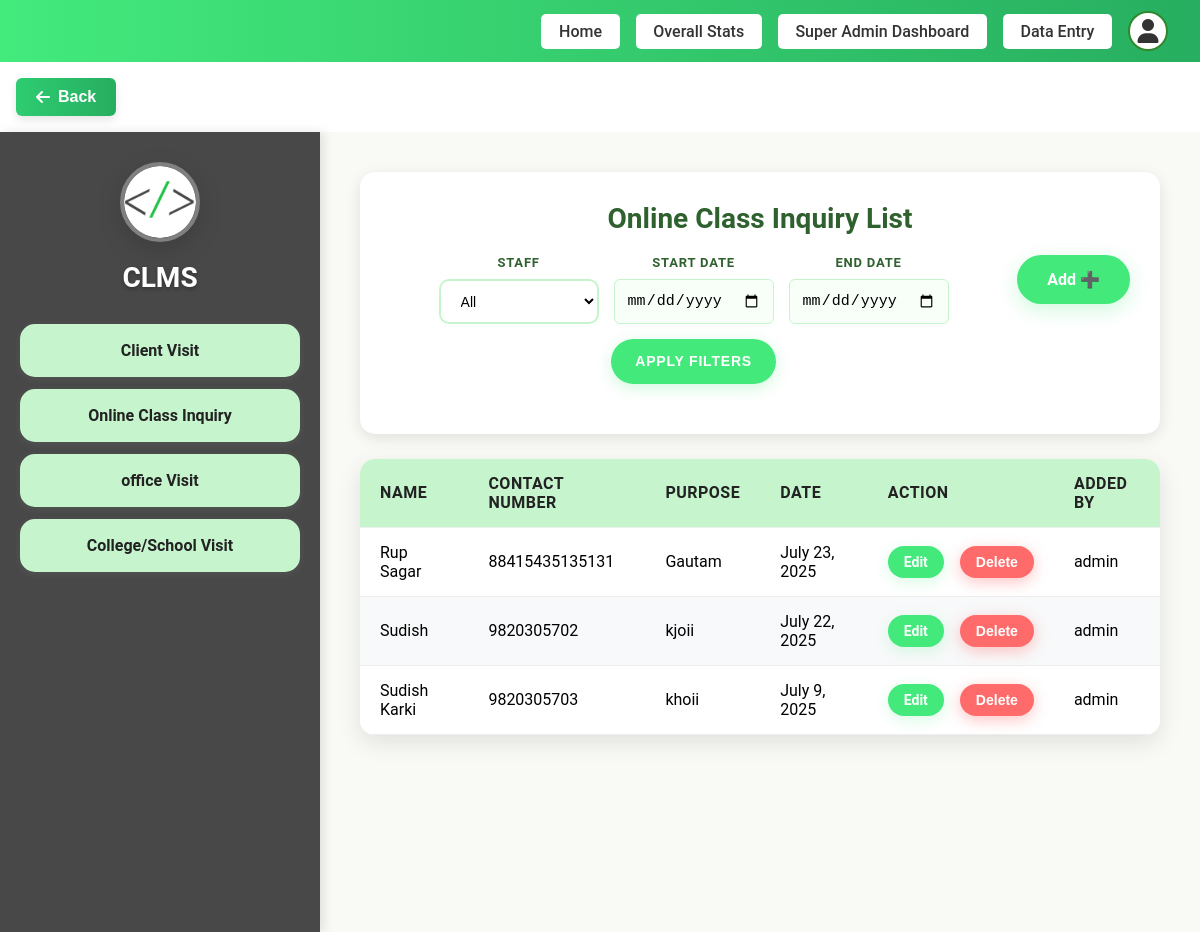
Screenshot of /add-dashboard/online-class/list/ (signed in) with the database file from the repository.
### staff/models.py (models this page shows, shortened)
class OnlineClassInquiry(models.Model):
    user = models.ForeignKey(User, on_delete=models.CASCADE)
    name = models.CharField(max_length=100)
    contact = models.CharField(max_length=20)
    purpose = models.CharField(max_length=255)
    date = models.DateField()

### staff/views.py (the view)
# urls.py: path('online-class/list/', views.online_class_list, name='online_class_list'),
@login_required
def online_class_list(request):
    if request.user.is_superuser:
        online_classes = OnlineClassInquiry.objects.all().order_by('-date')
        staff_filter = request.GET.get('staff')
        if staff_filter and staff_filter != 'all':
            online_classes = online_classes.filter(user_id=staff_filter)
        start_date = request.GET.get('start_date')
        end_date = request.GET.get('end_date')
        if start_date:
            try:
                start_date = datetime.strptime(start_date, '%Y-%m-%d').date()
                online_classes = online_classes.filter(date__gte=start_date)
            except ValueError:
                pass
        if end_date:
            try:
                end_date = datetime.strptime(end_date, '%Y-%m-%d').date()
                online_classes = online_classes.filter(date__lte=end_date)
            except ValueError:
                pass
        staff_users = User.objects.filter(is_staff=True).order_by('username')
    else:
        online_classes = OnlineClassInquiry.objects.filter(user=request.user).order_by('-date')
        staff_users = None
    return render(request, 'pages/staff/Online_Class.html', {
        'online_classes': online_classes,
        'staff_users': staff_users,
        'current_filters': {
            'staff': request.GET.get('staff', ''),
            'start_date': request.GET.get('start_date', ''),
            'end_date': request.GET.get('end_date', ''),
        }
    })

### templates/pages/staff/Online_Class.html (shortened to what this page needs)
{% load static %}
<!DOCTYPE html>
<html lang="en">
<head>
  <link rel="stylesheet" href="{% static 'css/Visit.css' %}?v=1.2">
  <link rel="stylesheet" href="{% static 'css/dltvisit.css' %}?v=1.2">
</head>
{% include "layouts/header.html" %}
<body>
  <div class="container">
    <div class="sidebar">
      <div class="logo">
        <a href="{% url 'add_dashboard' %}">
         <img src="{% static 'assets/favicon.png' %}" alt="Logo">
        </a>
      </div>
      <h2>CLMS</h2>
      <ul>
        <li><a href="{% url 'client_visit_list' %}">Client Visit</a></li>
        <li><a href="{% url 'online_class_list' %}">Online Class Inquiry</a></li>
        <li><a href="{% url 'office_visit_list' %}">office Visit</a></li>
        <li><a href="{% url 'college_visit_list' %}">College/School Visit</a></li>
      </ul>
    </div>
    <div class="main-content">
      <div class="header">
        <h2>Online Class Inquiry List</h2>
        <div class="header-controls">
          <a href="{% url 'add_dashboard' %}" class="add-btn">Add ➕</a>
          {% if user.is_superuser and staff_users %}
          <div class="filter-container">
            <form method="GET" class="filter-form" style="display: flex; align-items: center; gap: 15px; flex-wrap: wrap;">
              <div class="filter-item">
                <label for="staff">Staff</label>
                <select name="staff" id="staff">
                  <option value="all" {% if current_filters.staff == 'all' or not current_filters.staff %}selected{% endif %}>All</option>
                </select>
              </div>
              <div class="filter-item">
                <label for="start_date">Start Date</label>
                <input type="date" name="start_date" id="start_date" value="{{ current_filters.start_date }}" placeholder="yyyy-mm-dd">
              </div>
              <div class="filter-item">
                <label for="end_date">End Date</label>
                <input type="date" name="end_date" id="end_date" value="{{ current_filters.end_date }}" placeholder="yyyy-mm-dd">
              </div>
              <button type="submit" class="apply-btn">Apply Filters</button>
            </form>
          </div>
          {% endif %}
        </div>
      </div>
      <table>
        <thead>
          <tr>
            <th>Name</th>
            <th>Contact Number</th>
            <th>Purpose</th>
            <th>Date</th>
            <th>Action</th>
            <th>Added By</th>
          </tr>
        </thead>
        <tbody>
          {% for inquiry in online_classes %}
          <tr class="{% cycle 'white-row' 'green-row' %}">
            <td>{{ inquiry.name }}</td>
            <td>{{ inquiry.contact }}</td>
            <td>{{ inquiry.purpose }}</td>
            <td>{{ inquiry.date }}</td>
            <td>
              <div class="action-buttons">
                <a href="{% url 'edit_online' inquiry.id %}" class="edit-btn">Edit</a>
                <button class="delete-btn" onclick="showOnlineClassDeleteConfirmation('{{ inquiry.id }}', '{{ inquiry.name }}')">Delete</button>
              </div>
            </td>
            <td>{{ inquiry.user.username }}</td>
          </tr>
          {% empty %}
          <tr>
            <td colspan="5">No online class inquiries available.</td>
          </tr>
          {% endfor %}
        </tbody>
      </table>
    </div>
  </div>
</body>
</html>

### static/css/dltvisit.css (style rules this page uses)
.action-buttons { display: flex; gap: 8px; align-items: center; justify-content: flex-start; }
.edit-btn, .delete-btn { display: inline-block !important; vertical-align: middle; }
td:last-child { white-space: nowrap; }

### static/css/home.css (style rules this page uses)
body { background: #fff; margin: 0; font-family: 'Roboto', Arial, sans-serif; }

### rows the page displays
OnlineClassInquiry: name "Rup Sagar", contact "88415435135131", purpose "Gautam", date "July 23, 2025", user.username "admin"
OnlineClassInquiry: name "Sudish", contact "9820305702", purpose "kjoii", date "July 22, 2025", user.username "admin"
OnlineClassInquiry: name "Sudish Karki", contact "9820305703", purpose "khoii", date "July 9, 2025", user.username "admin"
